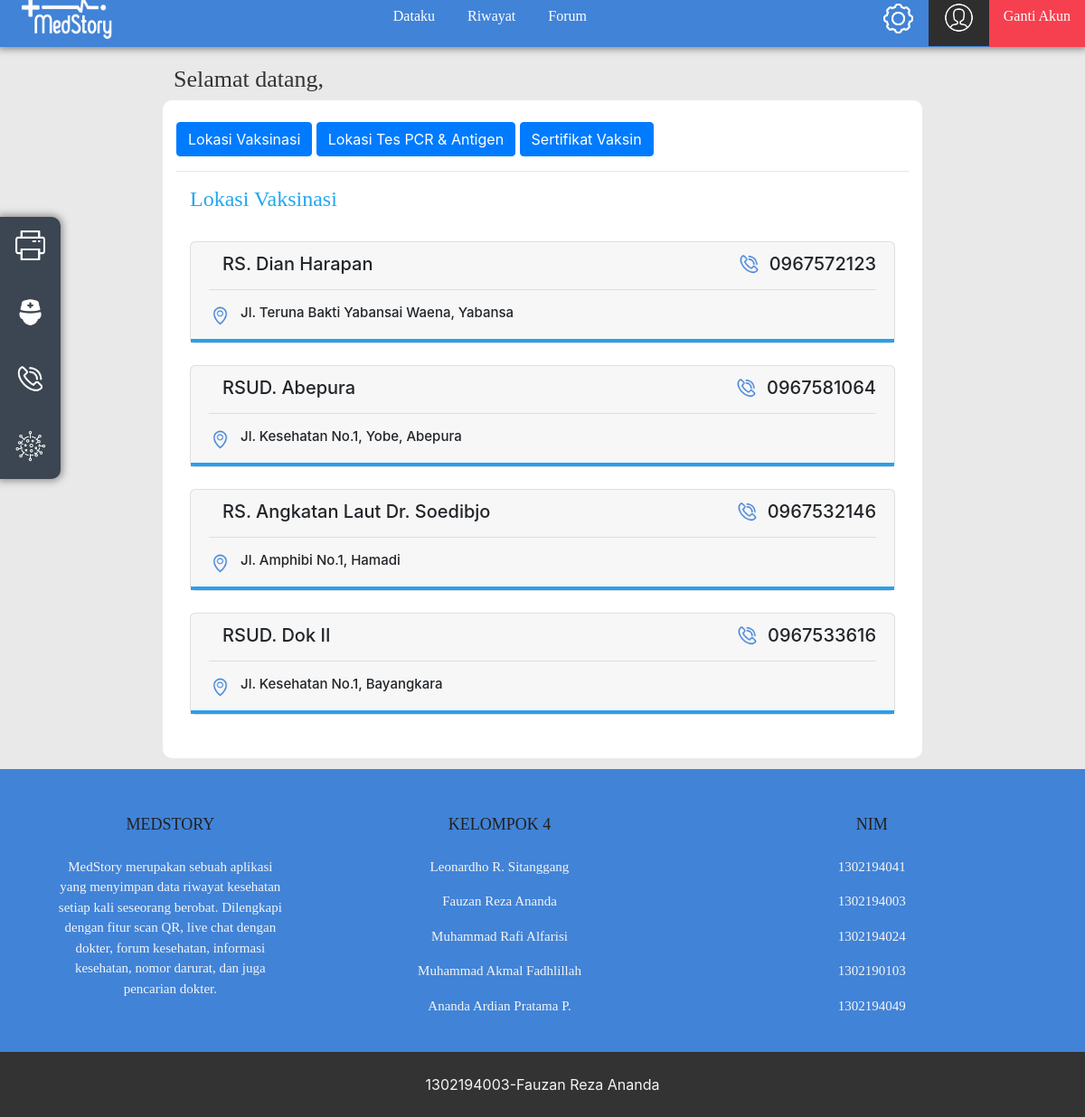
/index.php/covid, run on the app's committed database.
### tables this page shows
CREATE TABLE `vaksinasi` (
  `id_vaksinasi` int(6) NOT NULL,
  `namaTempat` varchar(30) NOT NULL,
  `lokasi` varchar(40) NOT NULL,
  `kontak` varchar(16) NOT NULL
);

### application/controllers/covid.php (called while the page is built, shortened)
<?php
	class covid extends CI_Controller {
		function __construct(){
			$this->load->model('covidModel');
		}
		public function index(){
			$data = [];
			$data['dataVaksinasi']= $this->covidModel->get_all_vaksinasi();
			$data['dataTes']= $this->covidModel->get_all_tes();
			$data['dataSertifikat']= $this->covidModel->get_all_sertif();
			$this->load->view('covidPage', $data);
		}
	}
?>

### index.php (called while the page is built, shortened)
<?php
require_once BASEPATH.'core/CodeIgniter.php';

### application/models/covidModel.php (called while the page is built, shortened)
<?php
	class covidModel extends CI_Model
	{
		public function get_all_vaksinasi()
		{
			$data = $this->db->get('vaksinasi');
			return $data->result_array();
		}
		public function get_all_sertif()
		{
			$this->db->select('*');
			$this->db->from('sertifikatvaksin');
			$condition = $this->session->userdata('userTrack');
			$this->db->where('namaPengguna',$condition);
			return $data = $this->db->get()->result_array();
		}
	}
?>

### application/views/CovidPage.php (the view, shortened to what this page needs)
<!DOCTYPE html>
<html>
    <head>
        <link rel="stylesheet" href="https://stackpath.bootstrapcdn.com/bootstrap/4.5.2/css/bootstrap.min.css"
>
        <link rel="stylesheet" type="text/css" href="<?php echo base_url().'assets/css/MainPage.css'; ?>" />
    </head>
    <body>
        <div id="Navigation">
            <ul>
                <img id="logo" src="assets/logoWhite.png">
                <li><a href="myData">Dataku</a></li>
                <li><a href="history">Riwayat</a></li>
                <li><a href="diskusi">Forum</a></li>
                <li style="float:right"><a type="button" id="signOut" onclick="signOut()">Ganti Akun</a></li>
                <li style="float:right"><a id="Profil" href="account" style="font-size:14px"><img id="MyData" src="assets/MyData.png"> <?= $data = $this->session->userdata('userTrack'); ?></a></li>
                <div id="ddParent">
                    <button id="dropbutton"><img id="set" src="assets/Setting.png"></button>
            </ul>
        </div>
	    <div id="Navigation2">
		    <ul>
			    <li><a onclick="print()"><img id="sideIcon" src="assets/Print.png"></a></li>
                <br><br>
			    <li><a href="cariDokter"><img id="sideIcon" src="assets/Consult.png"></a></li>
                <br><br>
			    <li><a href="nomorDarurat"><img id="sideIcon" src="assets/Call.png"></a></li>
                <br><br>
			    <li><a href=""><img id="sideIcon" src="assets/Virus.png"></a></li>
		    </ul>
	    </div>
        <main>
		<br><br><br><h2 style="margin-left: 16%;">Selamat datang, <?= $data = $this->session->userdata('userTrack'); ?></h2>
		<div class="container-fluid bg-white" id="card-car" style="margin-bottom: 1%; width: 70%; border-radius: 10px;">
			<br>
		<div id="accordion">
			<button class="btn btn-primary" data-toggle="collapse" data-target="#multiCollapseExample1" aria-expanded="false" aria-controls="multiCollapseExample2">Lokasi Vaksinasi</button>
			<button class="btn btn-primary" data-toggle="collapse" data-target="#multiCollapseExample2" aria-expanded="false" aria-controls="multiCollapseExample2">Lokasi Tes PCR & Antigen</button>
			<button class="btn btn-primary" data-toggle="collapse" data-target="#multiCollapseExample3" aria-expanded="false" aria-controls="multiCollapseExample2">Sertifikat Vaksin</button>
			</p><hr>
			<div class="row">
			<div class="col-md-12">
				<div class="collapse show" id="multiCollapseExample1" data-parent="#accordion">
					<div class="container">
						<h1 style="text-align: left;">Lokasi Vaksinasi</h1><br>
						<?php
							foreach($dataVaksinasi as $data){
								echo"<div class='card' style='border-radius:6px; border-width:1px;'>
								<div class='card-header' style='border-width:1px; border-bottom: 4.5px solid #28A0EB'>
									<h5 style='font-size:20px; padding-left:15px; float:left;'>".$data['namaTempat']."</h2>
									<h5 style='font-size:20px; float:right;'>".$data['kontak']."</h5>
										<img src='assets/Contact.png' style='width:25px; height:25px; float:right; margin-right:10px;'><br><hr>
										<img src='assets/Location.png' style='width:25px; height:25px; float:left; margin-right:10px;'>
									<h5 style='font-size:15px; float:left;'>".$data['lokasi']."</h5>
								</div>
								</div>
							<br>";
						}?>
					</div>
				</div>
			</div>
			</div><br>
		</div>
		</div>
        <footer class="text-center text-lg-start bg-light text-muted">
        <section style="background-color: #4183D7; padding-top: 3px;">
        <div class="container text-center text-md-start mt-5">
        <div class="row mt-3">
          <div class="col-md-3 col-lg-4 col-xl-3 mx-auto mb-4">
            <h6 class="text-uppercase fw-bold mb-4" style="color: #212121; font-size: large;">MedStory</h6>
            <p style="color: whitesmoke;">
              MedStory merupakan sebuah aplikasi yang menyimpan data riwayat kesehatan setiap kali
              seseorang berobat. Dilengkapi dengan fitur scan QR, live chat dengan dokter, forum kesehatan,
              informasi kesehatan, nomor darurat, dan juga pencarian dokter.
            </p>
          </div>
          <div class="col-md-2 col-lg-2 col-xl-4 mx-auto mb-4">
            <h6 class="text-uppercase fw-bold mb-4" style="color: #212121; font-size: large;">Kelompok 4</h6>
            <p style="color: whitesmoke;">
              <a class="text-reset">Leonardho R. Sitanggang</a>
            </p>
            <p style="color: whitesmoke;">
              <a class="text-reset">Fauzan Reza Ananda</a>
            </p>
            <p style="color: whitesmoke;">
              <a class="text-reset">Muhammad Rafi Alfarisi</a>
            </p>
            <p style="color: whitesmoke;">
              <a class="text-reset">Muhammad Akmal Fadhlillah</a>
            </p>
            <p style="color: whitesmoke;">
                <a class="text-reset">Ananda Ardian Pratama P.</a>
              </p>
          </div>
          <div class="col-md-3 col-lg-2 col-xl-4 mx-auto mb-4">
            <h6 class="text-uppercase fw-bold mb-4" style="color: #212121; font-size: large;">NIM</h6>
            <p style="color: whitesmoke;">
                <a class="text-reset">1302194041</a>
            </p>
            <p style="color: whitesmoke;">
                <a class="text-reset">1302194003</a>
            </p>
            <p style="color: whitesmoke;">
                <a class="text-reset">1302194024</a>
            </p>
            <p style="color: whitesmoke;">
                <a class="text-reset">1302190103</a>
            </p>
            <p style="color: whitesmoke;">
                <a class="text-reset">1302194049</a>
            </p>
          </div>
        </section>
        <div class="text-center p-4" style="background-color: #333333; color: whitesmoke;">1302194003-Fauzan Reza Ananda</div>
        </footer>
    </body>
</html>

### assets/css/MainPage.css (style rules this page uses)
body { background: rgb(233, 233, 233); }
h2 { color: #333333; margin-left: 5%; font-family: 'Lucida Sans'; font-size: 26px; }
h6 { color: #22A7F0; font-family: 'Lucida Sans'; }
#MyData { height: 35px; width: 35px; align-items: center; margin-top: -4px; }
.card { z-index: 1; }
#Navigation { text-align: center; font-family: 'Lucida Sans'; position: absolute; font-size: 16px; color: white; z-index: 4; }
ul { list-style-type: none; position: fixed; margin: 0; padding: 0px; height: auto; margin-top: -8.2px; width: 100%; overflow: hidden; background-color: #4183D7; box-shadow: 0px 0px 8px 2px #808080; text-align: center; }
li { height: 50px; display: inline-block; }
li a { display: block; color: white; text-align: center; padding: 14px 16px; text-decoration: none; }
#signOut { background-color: #F6404F; height: 60px; }
#Profil { background-color: #2e2e2e; }
#ddParent { float: right; overflow: hidden; }
#ddParent #dropbutton { font-size: 16px; border: none; outline: none; color: white; padding: 14px 16px; background-color: inherit; font-family: inherit; margin: 0; }
#Navigation2 ul { width: 67px; background-color: #293542; height: 290px; position: fixed; margin-top: 20%; border-radius: 0px 10px 10px 0px; align-items: center; box-shadow: 0px 0px 8px 2px #808080; opacity: 90%; z-index: 4; }
#sideIcon { height: 35px; width: 35px; align-items: center; margin-top: auto; justify-content: center; }
footer { background-color: #4183D7; color: white; text-align: center; }
#logo { width: 100px; height: 50px; float: left; margin-left: 2%; margin-top: 0.4%; }
#set { width: 35px; height: 35px; border-radius: 10px; margin-top: -7.5%; }
p { font-family: 'Lucida Sans'; font-size: 15px; }
h1 { text-align: center; font-family: 'Lucida Sans'; font-size: 24px; top: 4px; color: #22A7F0; }

### data on the page
vaksinasi: namaTempat "RS. Dian Harapan", kontak "0967572123", lokasi "Jl. Teruna Bakti Yabansai Waena, Yabansa"
vaksinasi: namaTempat "RSUD. Abepura", kontak "0967581064", lokasi "Jl. Kesehatan No.1, Yobe, Abepura"
vaksinasi: namaTempat "RS. Angkatan Laut Dr. Soedibjo", kontak "0967532146", lokasi "Jl. Amphibi No.1, Hamadi"
vaksinasi: namaTempat "RSUD. Dok II", kontak "0967533616", lokasi "Jl. Kesehatan No.1, Bayangkara"
